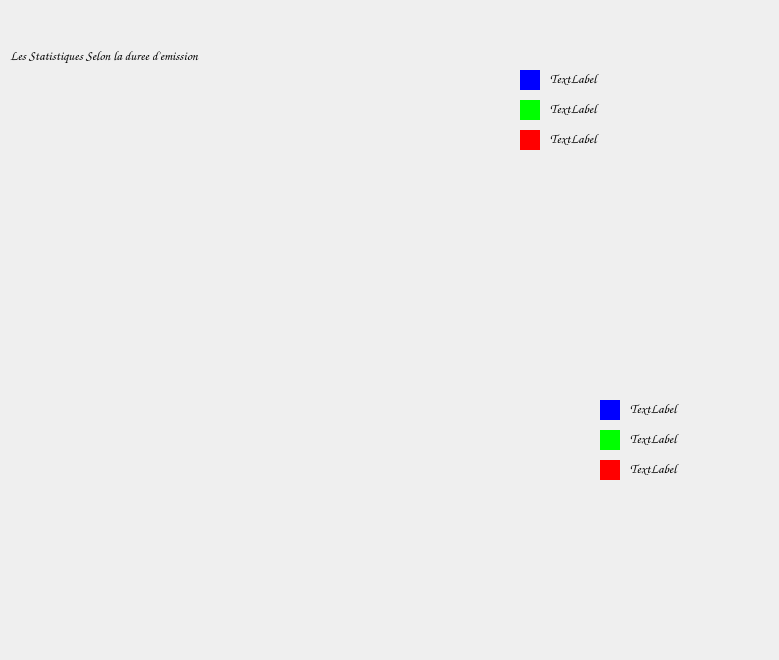
<?xml version="1.0" encoding="UTF-8"?>
<ui version="4.0">
 <class>statistique</class>
 <widget class="QWidget" name="statistique">
  <property name="geometry">
   <rect>
    <x>0</x>
    <y>0</y>
    <width>779</width>
    <height>660</height>
   </rect>
  </property>
  <property name="windowTitle">
   <string>Form</string>
  </property>
  <widget class="QLabel" name="stat1_2">
   <property name="geometry">
    <rect>
     <x>10</x>
     <y>-10</y>
     <width>421</width>
     <height>131</height>
    </rect>
   </property>
   <property name="font">
    <font>
     <family>Comic Sans MS</family>
     <pointsize>10</pointsize>
    </font>
   </property>
   <property name="styleSheet">
    <string notr="true"/>
   </property>
   <property name="text">
    <string>Les Statistiques Selon la duree d'emission</string>
   </property>
  </widget>
  <widget class="QWidget" name="widget_8" native="true">
   <property name="geometry">
    <rect>
     <x>600</x>
     <y>430</y>
     <width>20</width>
     <height>20</height>
    </rect>
   </property>
   <property name="styleSheet">
    <string notr="true">background-color: rgb(0, 255, 0);
background-image: url(:/img/ressources/vert.jpg);</string>
   </property>
  </widget>
  <widget class="QWidget" name="widget" native="true">
   <property name="geometry">
    <rect>
     <x>520</x>
     <y>70</y>
     <width>20</width>
     <height>20</height>
    </rect>
   </property>
   <property name="styleSheet">
    <string notr="true">background-image: url(:/img/ressources/blue.jpg);
background-color: rgb(0, 0, 255);</string>
   </property>
  </widget>
  <widget class="QLabel" name="label_1">
   <property name="geometry">
    <rect>
     <x>550</x>
     <y>70</y>
     <width>221</width>
     <height>16</height>
    </rect>
   </property>
   <property name="font">
    <font>
     <family>Comic Sans MS</family>
     <pointsize>10</pointsize>
    </font>
   </property>
   <property name="styleSheet">
    <string notr="true"/>
   </property>
   <property name="text">
    <string>TextLabel</string>
   </property>
  </widget>
  <widget class="QLabel" name="label_3">
   <property name="geometry">
    <rect>
     <x>550</x>
     <y>130</y>
     <width>221</width>
     <height>16</height>
    </rect>
   </property>
   <property name="font">
    <font>
     <family>Comic Sans MS</family>
     <pointsize>10</pointsize>
    </font>
   </property>
   <property name="text">
    <string>TextLabel</string>
   </property>
  </widget>
  <widget class="QWidget" name="widget_2" native="true">
   <property name="geometry">
    <rect>
     <x>600</x>
     <y>400</y>
     <width>20</width>
     <height>20</height>
    </rect>
   </property>
   <property name="styleSheet">
    <string notr="true">background-image: url(:/img/ressources/blue.jpg);
background-color: rgb(0, 0, 255);</string>
   </property>
  </widget>
  <widget class="QWidget" name="widget_7" native="true">
   <property name="geometry">
    <rect>
     <x>600</x>
     <y>460</y>
     <width>20</width>
     <height>20</height>
    </rect>
   </property>
   <property name="styleSheet">
    <string notr="true">background-color: rgb(255, 0, 0);
background-image: url(:/img/ressources/rouge.jpg);</string>
   </property>
  </widget>
  <widget class="QWidget" name="widget_6" native="true">
   <property name="geometry">
    <rect>
     <x>520</x>
     <y>100</y>
     <width>20</width>
     <height>20</height>
    </rect>
   </property>
   <property name="styleSheet">
    <string notr="true">background-color: rgb(0, 255, 0);
background-image: url(:/img/ressources/vert.jpg);</string>
   </property>
  </widget>
  <widget class="QLabel" name="stat3">
   <property name="geometry">
    <rect>
     <x>630</x>
     <y>400</y>
     <width>91</width>
     <height>16</height>
    </rect>
   </property>
   <property name="font">
    <font>
     <family>Comic Sans MS</family>
     <pointsize>10</pointsize>
    </font>
   </property>
   <property name="styleSheet">
    <string notr="true"/>
   </property>
   <property name="text">
    <string>TextLabel</string>
   </property>
  </widget>
  <widget class="QLabel" name="stat2">
   <property name="geometry">
    <rect>
     <x>630</x>
     <y>430</y>
     <width>101</width>
     <height>16</height>
    </rect>
   </property>
   <property name="font">
    <font>
     <family>Comic Sans MS</family>
     <pointsize>10</pointsize>
    </font>
   </property>
   <property name="styleSheet">
    <string notr="true"/>
   </property>
   <property name="text">
    <string>TextLabel</string>
   </property>
  </widget>
  <widget class="QLabel" name="stat1">
   <property name="geometry">
    <rect>
     <x>630</x>
     <y>460</y>
     <width>101</width>
     <height>16</height>
    </rect>
   </property>
   <property name="font">
    <font>
     <family>Comic Sans MS</family>
     <pointsize>10</pointsize>
    </font>
   </property>
   <property name="styleSheet">
    <string notr="true"/>
   </property>
   <property name="text">
    <string>TextLabel</string>
   </property>
  </widget>
  <widget class="QLabel" name="label_2">
   <property name="geometry">
    <rect>
     <x>550</x>
     <y>100</y>
     <width>221</width>
     <height>16</height>
    </rect>
   </property>
   <property name="font">
    <font>
     <family>Comic Sans MS</family>
     <pointsize>10</pointsize>
    </font>
   </property>
   <property name="text">
    <string>TextLabel</string>
   </property>
  </widget>
  <widget class="QWidget" name="widget_5" native="true">
   <property name="geometry">
    <rect>
     <x>520</x>
     <y>130</y>
     <width>20</width>
     <height>20</height>
    </rect>
   </property>
   <property name="styleSheet">
    <string notr="true">background-color: rgb(255, 0, 0);
background-image: url(:/img/ressources/rouge.jpg);</string>
   </property>
  </widget>
 </widget>
 <resources/>
 <connections/>
</ui>
